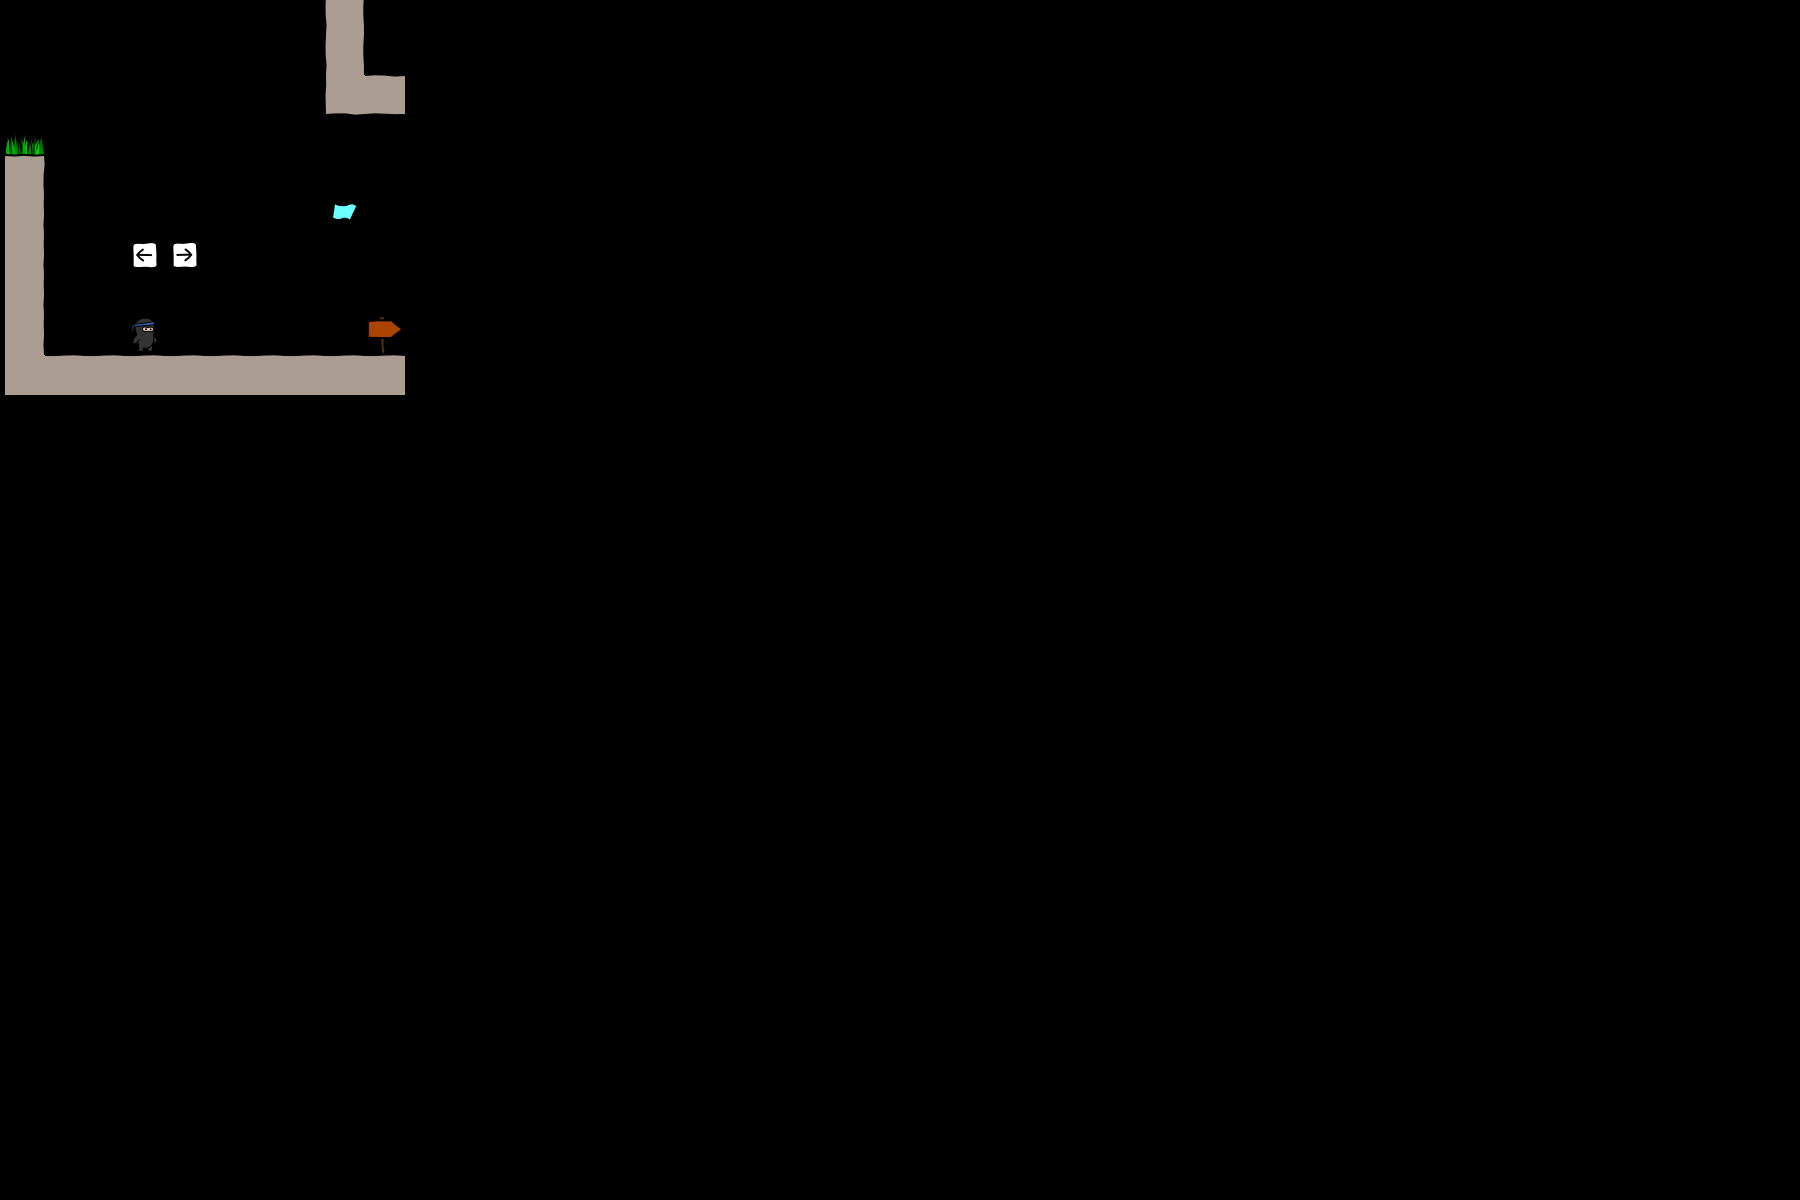

A level layout from a 2D game, rendered from its tile map. Below: a short description, then the map file with its tile-grid data intact:
An orthogonal 45x30 tile map with 40x40 px tiles, 3 tile layers (bg, objects, fg), 2 tilesets.

<map version="1.0" orientation="orthogonal" width="45" height="30" tilewidth="40" tileheight="40">
 <tileset firstgid="1" name="world1" tilewidth="50" tileheight="50">
  <image source="world1.png" width="400" height="400" />
 </tileset>
 <tileset firstgid="65" name="objectpalette" tilewidth="50" tileheight="50">
  <image source="objectpalette.png" width="400" height="400" />
 </tileset>
 <layer name="bg" width="10" height="10">
  <data encoding="csv">  0,0,0,0,0,0,0,0,20,0,
  0,0,0,0,0,0,0,0,20,0,
  0,0,0,0,0,0,0,0,25,2,
  42,0,0,0,0,0,0,0,0,0,
  11,0,0,0,0,0,0,0,0,0,
  19,0,0,0,0,0,0,0,0,0,
  19,0,0,63,64,0,0,0,0,0,
  19,0,0,0,0,0,0,0,0,0,
  19,0,0,0,0,0,0,0,0,34,
  18,10,10,10,10,10,10,10,10,10
</data>
 </layer>
 <layer name="objects" width="10" height="10">
  <data encoding="csv">
  0,0,0,0,0,0,0,0,0,0,
  0,0,0,0,0,0,0,0,0,0,
  0,0,0,0,0,0,0,0,0,0,
  0,0,0,0,0,0,0,0,0,0,
  0,0,0,0,0,0,0,0,0,0,
  0,0,0,0,0,0,0,0,66,0,
  0,0,0,0,0,0,0,0,0,0,
  0,0,0,0,0,0,0,0,0,0,
  0,0,0,65,0,0,0,0,0,0,
  0,0,0,0,0,0,0,0,0,0
</data>
 </layer>
 <layer name="fg" width="10" height="10">
  <data encoding="csv">
  0,0,0,0,0,0,0,0,0,0,
  0,0,0,0,0,0,0,0,0,0,
  0,0,0,0,0,0,0,0,0,0,
  0,0,0,0,0,0,0,0,0,0,
  0,0,0,0,0,0,0,0,0,0,
  0,0,0,0,0,0,0,0,0,0,
  0,0,0,0,0,0,0,0,0,0,
  0,0,0,0,0,0,0,0,0,0,
  0,0,0,0,0,0,0,0,0,0,
  0,0,0,0,0,0,0,0,0,0
</data>
 </layer>
</map>
